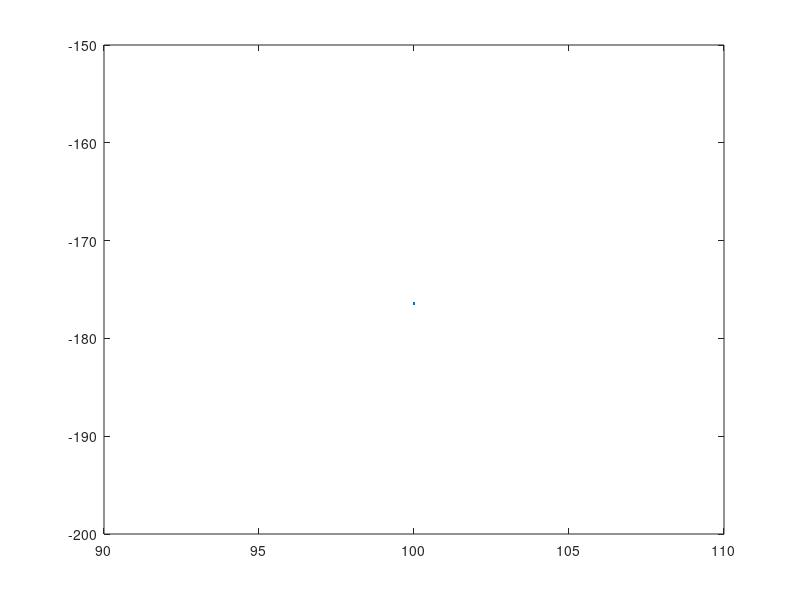

MATLAB code for this plot:
clc
clear all
Eg0GaAs=1.19;
Eg0Si=1.70;
Eg0Ge=0.74;
alphaGaAs=5.40;
alphaSi=4.73;
alphaGe=5.40;
betaGaAs=204;
betaSi=204;
betaGe=204;
for t=1:100
   Eg_t=Eg0GaAs-((alphaGaAs*(t^2))/(betaGaAs+t));
end
plot(t,Eg_t)

